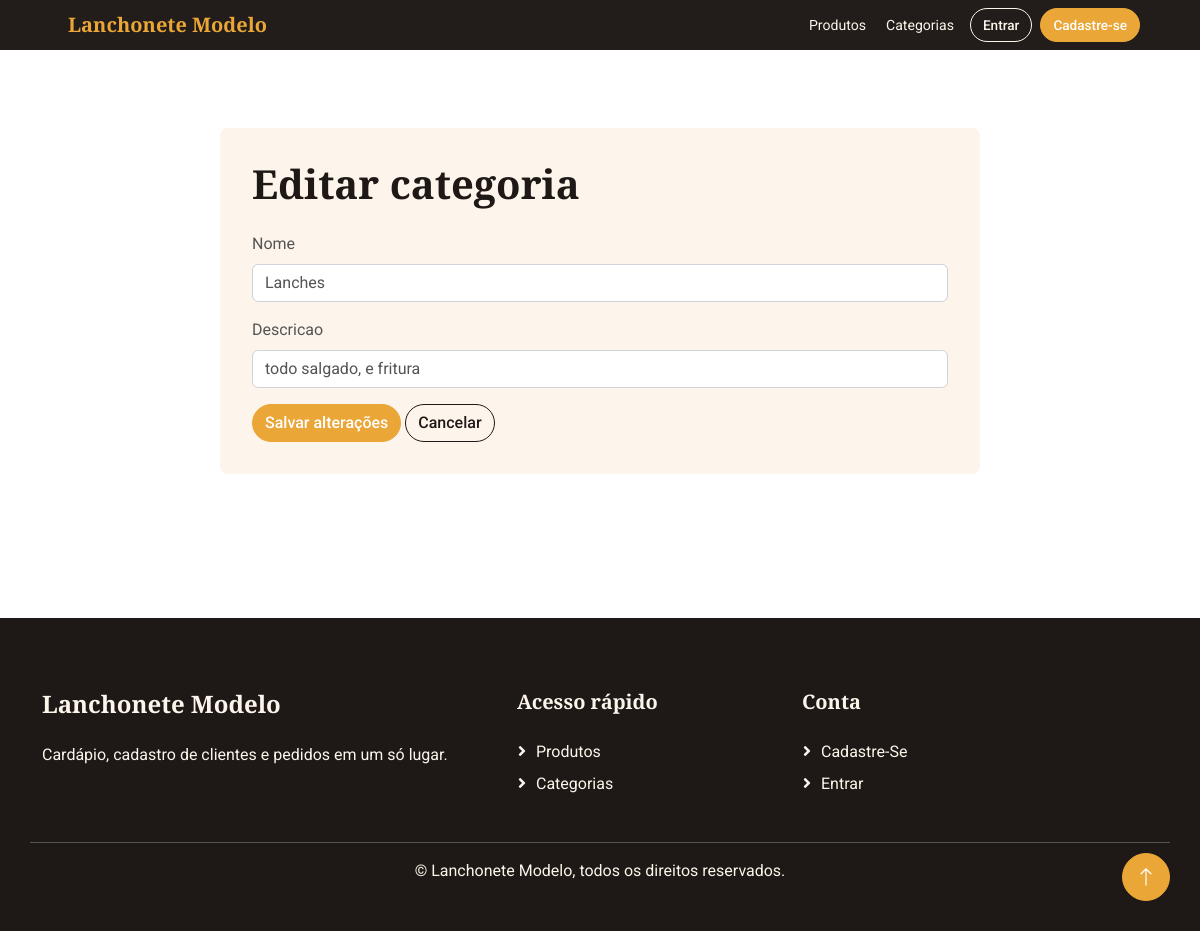
/produtos/categorias/1/editar/, run on an earlier commit of the app's database.
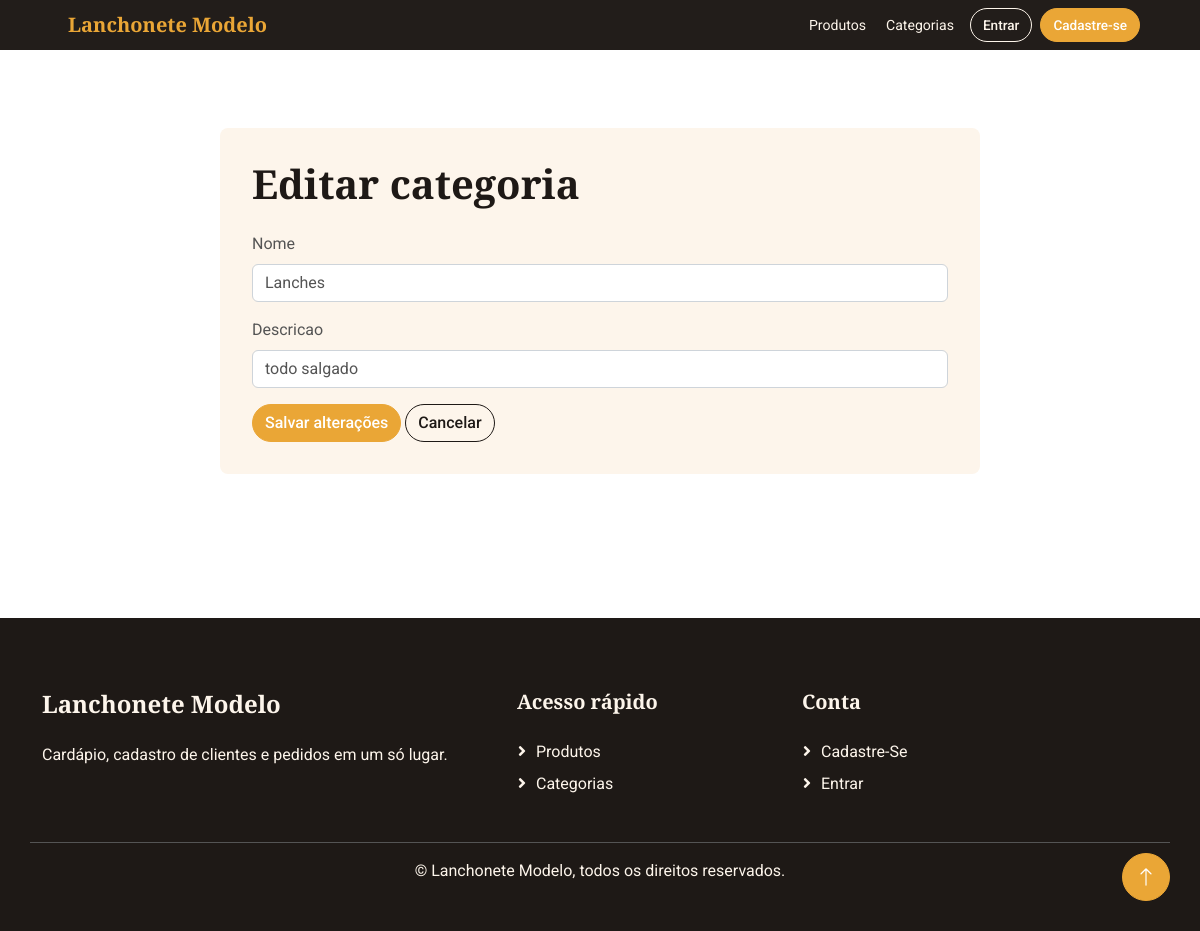
And on a later commit of the database.
### produtos/models.py (models this page shows, shortened)
class Categoria(models.Model):
    nome = models.CharField(max_length=100)
    descricao = models.CharField(max_length=255)

### produtos/views.py (the view)
# urls.py: path('categorias/<int:id>/editar/', views.editar_categoria, name='editar_categoria'),
@require_http_methods(["GET", "POST"])
def editar_categoria(request, id):
    categoria = get_object_or_404(Categoria, id=id)
    if request.method == 'POST':
        form = CategoriaForm(request.POST, instance=categoria)
        if form.is_valid():
            form.save()
            messages.success(request, "Categoria atualizada com sucesso.")
            return redirect('detalhar_categoria', id=categoria.id)
    else:
        form = CategoriaForm(instance=categoria)
    return render(request, 'categorias/editar.html', {'form': form, 'categoria': categoria})

### produtos/forms.py
class CategoriaForm(forms.ModelForm):
    class Meta:
        model = Categoria
        fields = ['nome', 'descricao']

### produtos/templatetags/form_ui.py (called while the page is built)
@register.filter
def startswith(value, prefix):
    return bool(value and prefix and str(value).startswith(str(prefix)))

@register.filter
def bootstrap_field(bound_field):
    widget = bound_field.field.widget
    if isinstance(widget, (CheckboxInput, RadioSelect)):
        css = "form-check-input"
    elif isinstance(widget, (Select, SelectMultiple)):
        css = "form-select"
    else:
        css = "form-control"
    existing = widget.attrs.get("class", "")
    widget.attrs["class"] = (existing + " " + css).strip()
    return bound_field

### produtos/templates/categorias/editar.html
{% extends "form_base.html" %}{% block form_title %}Editar categoria{% endblock %}{% block form_content %}<form method="post">{% csrf_token %}{% include "includes/form_fields.html" %}<button class="btn btn-primary rounded-pill" type="submit">Salvar alterações</button> <a class="btn btn-outline-dark rounded-pill" href="{% url 'detalhar_categoria' categoria.id %}">Cancelar</a></form>{% endblock %}

### templates/includes/form_fields.html (shortened to what this page needs)
{% load form_ui %}
{% for field in form %}<div class="mb-3">{% if field.field.widget.input_type == 'checkbox' %}{{ field|bootstrap_field }} <label class="form-check-label" for="{{ field.id_for_label }}">{{ field.label }}</label>{% else %}<label class="form-label" for="{{ field.id_for_label }}">{{ field.label }}</label>{{ field|bootstrap_field }}{% endif %}</div>{% endfor %}

What changed in the data, as far as the page shows it:
changed Categoria "Lanches": descricao "todo salgado, e fritura" → "todo salgado"
